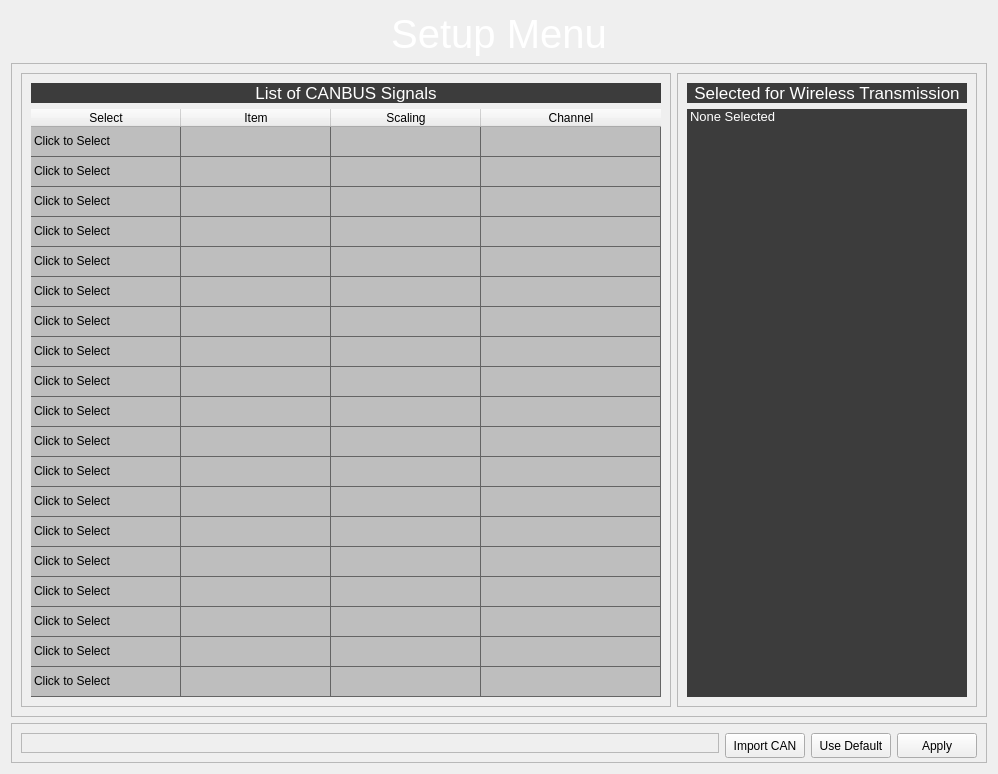
            <widget class="QWidget" name="setup_page">
             <layout class="QVBoxLayout" name="verticalLayout_6">
              <item>
               <widget class="QLabel" name="label_2">
                <property name="maximumSize">
                 <size>
                  <width>16777215</width>
                  <height>50</height>
                 </size>
                </property>
                <property name="font">
                 <font>
                  <pointsize>30</pointsize>
                 </font>
                </property>
                <property name="styleSheet">
                 <string notr="true">color: #FFF;</string>
                </property>
                <property name="text">
                 <string>Setup Menu</string>
                </property>
                <property name="alignment">
                 <set>Qt::AlignCenter</set>
                </property>
               </widget>
              </item>
              <item>
               <widget class="QFrame" name="frame_7">
                <property name="frameShape">
                 <enum>QFrame::StyledPanel</enum>
                </property>
                <property name="frameShadow">
                 <enum>QFrame::Raised</enum>
                </property>
                <layout class="QHBoxLayout" name="horizontalLayout_5">
                 <item>
                  <widget class="QFrame" name="frame_8">
                   <property name="minimumSize">
                    <size>
                     <width>650</width>
                     <height>0</height>
                    </size>
                   </property>
                   <property name="frameShape">
                    <enum>QFrame::StyledPanel</enum>
                   </property>
                   <property name="frameShadow">
                    <enum>QFrame::Raised</enum>
                   </property>
                   <layout class="QVBoxLayout" name="verticalLayout_10">
                    <item>
                     <widget class="QLabel" name="label_8">
                      <property name="minimumSize">
                       <size>
                        <width>0</width>
                        <height>0</height>
                       </size>
                      </property>
                      <property name="font">
                       <font>
                        <pointsize>13</pointsize>
                       </font>
                      </property>
                      <property name="styleSheet">
                       <string notr="true">color:rgb(255,255,255);
background-color: rgb(60, 60, 60);</string>
                      </property>
                      <property name="text">
                       <string>List of CANBUS Signals</string>
                      </property>
                      <property name="alignment">
                       <set>Qt::AlignCenter</set>
                      </property>
                     </widget>
                    </item>
                    <item>
                     <widget class="QTableWidget" name="tableWidget">
                      <property name="maximumSize">
                       <size>
                        <width>16777215</width>
                        <height>16777215</height>
                       </size>
                      </property>
                      <property name="layoutDirection">
                       <enum>Qt::LeftToRight</enum>
                      </property>
                      <property name="styleSheet">
                       <string notr="true">QTableWidget::item:selected{
	background-color: rgb(85, 170, 255);
}

 QScrollBar:vertical {
	border: none;
    background: rgb(52, 59, 72);
    width: 14px;
    margin: 21px 0 21px 0;
	border-radius: 0px;
 }

QTableWidget{
background-color: rgb(190, 190, 190);
gridline-color: rgb(100, 100, 100);
}



QTableWidget::item{
	gridline-color: rgb(100, 100, 100);
}

 QScrollBar:vertical {
	border: none;
    background: rgb(52, 59, 72);
    width: 14px;
    margin: 21px 0 21px 0;
	border-radius: 0px;
 }

QHeaderView::section:vertical
{
    border: 1px solid rgb(44, 49, 60);
}</string>
                      </property>
                      <property name="frameShape">
                       <enum>QFrame::NoFrame</enum>
                      </property>
                      <property name="frameShadow">
                       <enum>QFrame::Raised</enum>
                      </property>
                      <property name="horizontalScrollBarPolicy">
                       <enum>Qt::ScrollBarAlwaysOff</enum>
                      </property>
                      <property name="sizeAdjustPolicy">
                       <enum>QAbstractScrollArea::AdjustToContents</enum>
                      </property>
                      <property name="editTriggers">
                       <set>QAbstractItemView::NoEditTriggers</set>
                      </property>
                      <property name="columnCount">
                       <number>4</number>
                      </property>
                      <attribute name="horizontalHeaderDefaultSectionSize">
                       <number>150</number>
                      </attribute>
                      <attribute name="horizontalHeaderMinimumSectionSize">
                       <number>40</number>
                      </attribute>
                      <attribute name="horizontalHeaderStretchLastSection">
                       <bool>true</bool>
                      </attribute>
                      <attribute name="verticalHeaderVisible">
                       <bool>false</bool>
                      </attribute>
                      <row>
                       <property name="text">
                        <string>New Row</string>
                       </property>
                      </row>
                      <row>
                       <property name="text">
                        <string>New Row</string>
                       </property>
                      </row>
                      <row>
                       <property name="text">
                        <string>New Row</string>
                       </property>
                      </row>
                      <row>
                       <property name="text">
                        <string>New Row</string>
                       </property>
                      </row>
                      <row>
                       <property name="text">
                        <string>New Row</string>
                       </property>
                      </row>
                      <row>
                       <property name="text">
                        <string>New Row</string>
                       </property>
                      </row>
                      <row>
                       <property name="text">
                        <string>New Row</string>
                       </property>
                      </row>
                      <row>
                       <property name="text">
                        <string>New Row</string>
                       </property>
                      </row>
                      <row>
                       <property name="text">
                        <string>New Row</string>
                       </property>
                      </row>
                      <row>
                       <property name="text">
                        <string>New Row</string>
                       </property>
                      </row>
                      <row>
                       <property name="text">
                        <string>New Row</string>
                       </property>
                      </row>
                      <row>
                       <property name="text">
                        <string>New Row</string>
                       </property>
                      </row>
                      <row>
                       <property name="text">
                        <string>New Row</string>
                       </property>
                      </row>
                      <row>
                       <property name="text">
                        <string>New Row</string>
                       </property>
                      </row>
                      <row>
                       <property name="text">
                        <string>New Row</string>
                       </property>
                      </row>
                      <row>
                       <property name="text">
                        <string>New Row</string>
                       </property>
                      </row>
                      <row>
                       <property name="text">
                        <string>New Row</string>
                       </property>
                      </row>
                      <row>
                       <property name="text">
                        <string>New Row</string>
                       </property>
                      </row>
                      <row>
                       <property name="text">
                        <string>New Row</string>
                       </property>
                      </row>
                      <column>
                       <property name="text">
                        <string>Select</string>
                       </property>
                      </column>
                      <column>
                       <property name="text">
                        <string>Item</string>
                       </property>
                      </column>
                      <column>
                       <property name="text">
                        <string>Scaling</string>
                       </property>
                      </column>
                      <column>
                       <property name="text">
                        <string>Channel</string>
                       </property>
                      </column>
                      <item row="0" column="0">
                       <property name="text">
                        <string>Click to Select</string>
                       </property>
                      </item>
                      <item row="1" column="0">
                       <property name="text">
                        <string>Click to Select</string>
                       </property>
                      </item>
                      <item row="2" column="0">
                       <property name="text">
                        <string>Click to Select</string>
                       </property>
                      </item>
                      <item row="3" column="0">
                       <property name="text">
                        <string>Click to Select</string>
                       </property>
                      </item>
                      <item row="4" column="0">
                       <property name="text">
                        <string>Click to Select</string>
                       </property>
                      </item>
                      <item row="5" column="0">
                       <property name="text">
                        <string>Click to Select</string>
                       </property>
                      </item>
                      <item row="6" column="0">
                       <property name="text">
                        <string>Click to Select</string>
                       </property>
                      </item>
                      <item row="7" column="0">
                       <property name="text">
                        <string>Click to Select</string>
                       </property>
                      </item>
                      <item row="8" column="0">
                       <property name="text">
                        <string>Click to Select</string>
                       </property>
                      </item>
                      <item row="9" column="0">
                       <property name="text">
                        <string>Click to Select</string>
                       </property>
                      </item>
                      <item row="10" column="0">
                       <property name="text">
                        <string>Click to Select</string>
                       </property>
                      </item>
                      <item row="11" column="0">
                       <property name="text">
                        <string>Click to Select</string>
                       </property>
                      </item>
                      <item row="12" column="0">
                       <property name="text">
                        <string>Click to Select</string>
                       </property>
                      </item>
                      <item row="13" column="0">
                       <property name="text">
                        <string>Click to Select</string>
                       </property>
                      </item>
                      <item row="14" column="0">
                       <property name="text">
                        <string>Click to Select</string>
                       </property>
                      </item>
                      <item row="15" column="0">
                       <property name="text">
                        <string>Click to Select</string>
                       </property>
                      </item>
                      <item row="16" column="0">
                       <property name="text">
                        <string>Click to Select</string>
                       </property>
                      </item>
                      <item row="17" column="0">
                       <property name="text">
                        <string>Click to Select</string>
                       </property>
                      </item>
                      <item row="18" column="0">
                       <property name="text">
                        <string>Click to Select</string>
                       </property>
                      </item>
                     </widget>
                    </item>
                   </layout>
                  </widget>
                 </item>
                 <item>
                  <widget class="QFrame" name="frame_9">
                   <property name="minimumSize">
                    <size>
                     <width>300</width>
                     <height>0</height>
                    </size>
                   </property>
                   <property name="maximumSize">
                    <size>
                     <width>300</width>
                     <height>16777215</height>
                    </size>
                   </property>
                   <property name="frameShape">
                    <enum>QFrame::StyledPanel</enum>
                   </property>
                   <property name="frameShadow">
                    <enum>QFrame::Raised</enum>
                   </property>
                   <layout class="QVBoxLayout" name="verticalLayout_12">
                    <item>
                     <widget class="QLabel" name="label_9">
                      <property name="maximumSize">
                       <size>
                        <width>16777215</width>
                        <height>100</height>
                       </size>
                      </property>
                      <property name="font">
                       <font>
                        <pointsize>13</pointsize>
                       </font>
                      </property>
                      <property name="styleSheet">
                       <string notr="true">color:rgb(255,255,255);
background-color: rgb(60, 60, 60);</string>
                      </property>
                      <property name="text">
                       <string>Selected for Wireless Transmission</string>
                      </property>
                      <property name="alignment">
                       <set>Qt::AlignCenter</set>
                      </property>
                     </widget>
                    </item>
                    <item>
                     <widget class="QListWidget" name="listWidget">
                      <property name="minimumSize">
                       <size>
                        <width>245</width>
                        <height>0</height>
                       </size>
                      </property>
                      <property name="maximumSize">
                       <size>
                        <width>300</width>
                        <height>16777215</height>
                       </size>
                      </property>
                      <property name="font">
                       <font>
                        <pointsize>10</pointsize>
                       </font>
                      </property>
                      <property name="styleSheet">
                       <string notr="true">color:rgb(255,255,255);
background-color: rgb(60, 60, 60);</string>
                      </property>
                      <property name="frameShape">
                       <enum>QFrame::NoFrame</enum>
                      </property>
                      <property name="frameShadow">
                       <enum>QFrame::Raised</enum>
                      </property>
                      <property name="horizontalScrollBarPolicy">
                       <enum>Qt::ScrollBarAlwaysOff</enum>
                      </property>
                      <item>
                       <property name="text">
                        <string>None Selected</string>
                       </property>
                      </item>
                     </widget>
                    </item>
                   </layout>
                  </widget>
                 </item>
                </layout>
               </widget>
              </item>
              <item>
               <widget class="QFrame" name="frame_5">
                <property name="minimumSize">
                 <size>
                  <width>0</width>
                  <height>40</height>
                 </size>
                </property>
                <property name="maximumSize">
                 <size>
                  <width>16777215</width>
                  <height>40</height>
                 </size>
                </property>
                <property name="frameShape">
                 <enum>QFrame::StyledPanel</enum>
                </property>
                <property name="frameShadow">
                 <enum>QFrame::Raised</enum>
                </property>
                <layout class="QHBoxLayout" name="horizontalLayout_4">
                 <item>
                  <widget class="QFrame" name="frame_6">
                   <property name="frameShape">
                    <enum>QFrame::StyledPanel</enum>
                   </property>
                   <property name="frameShadow">
                    <enum>QFrame::Raised</enum>
                   </property>
                  </widget>
                 </item>
                 <item>
                  <widget class="QPushButton" name="import_btn">
                   <property name="minimumSize">
                    <size>
                     <width>0</width>
                     <height>25</height>
                    </size>
                   </property>
                   <property name="maximumSize">
                    <size>
                     <width>80</width>
                     <height>16777215</height>
                    </size>
                   </property>
                   <property name="styleSheet">
                    <string notr="true">QPushButton {
	color: rgb(0, 0, 0);
	border-color: rgb(240, 240, 240);
	background-color: rgb(240, 240, 240);

}
QPushButton:hover {
	background-color: rgb(0, 85, 255);
}</string>
                   </property>
                   <property name="text">
                    <string>Import CAN</string>
                   </property>
                  </widget>
                 </item>
                 <item>
                  <widget class="QPushButton" name="default_btn">
                   <property name="minimumSize">
                    <size>
                     <width>0</width>
                     <height>25</height>
                    </size>
                   </property>
                   <property name="maximumSize">
                    <size>
                     <width>80</width>
                     <height>16777215</height>
                    </size>
                   </property>
                   <property name="styleSheet">
                    <string notr="true">QPushButton {
	color: rgb(0, 0, 0);
	border-color: rgb(240, 240, 240);
	background-color: rgb(240, 240, 240);

}
QPushButton:hover {
	background-color: rgb(0, 85, 255);
}</string>
                   </property>
                   <property name="text">
                    <string>Use Default</string>
                   </property>
                  </widget>
                 </item>
                 <item>
                  <widget class="QPushButton" name="apply_btn">
                   <property name="minimumSize">
                    <size>
                     <width>0</width>
                     <height>25</height>
                    </size>
                   </property>
                   <property name="maximumSize">
                    <size>
                     <width>80</width>
                     <height>16777215</height>
                    </size>
                   </property>
                   <property name="styleSheet">
                    <string notr="true">QPushButton {
	color: rgb(0, 0, 0);
	border-color: rgb(240, 240, 240);
	background-color: rgb(240, 240, 240);

}
QPushButton:hover {
	background-color: rgb(0, 85, 255);
}</string>
                   </property>
                   <property name="text">
                    <string>Apply</string>
                   </property>
                  </widget>
                 </item>
                </layout>
               </widget>
              </item>
             </layout>
            </widget>
